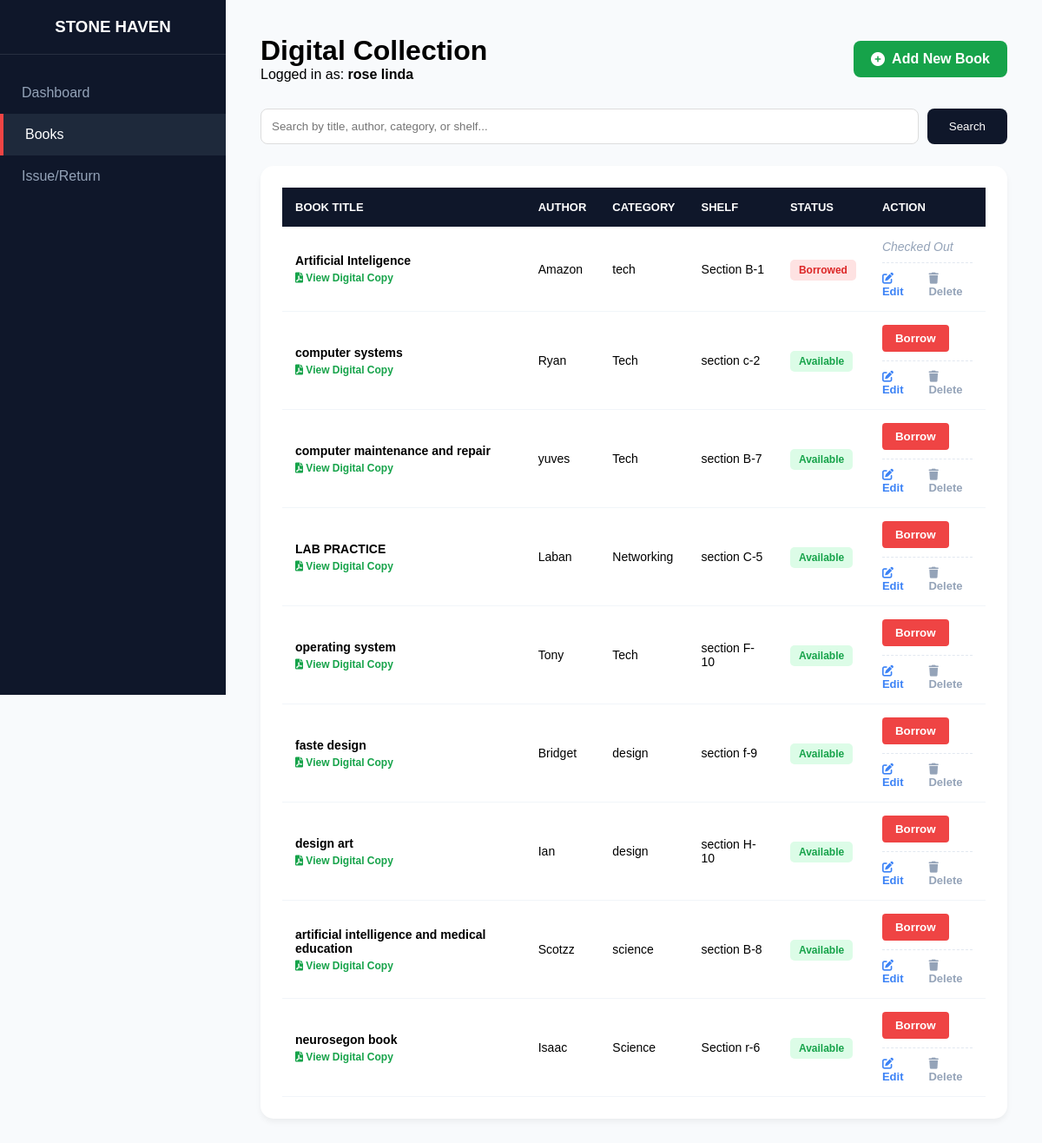
The app's page /books.php (signed in) with its own data.
### tables this page shows
CREATE TABLE `books` (
  `id` int(11) NOT NULL,
  `book_title` varchar(255) NOT NULL,
  `author` varchar(100) DEFAULT NULL,
  `shelf` varchar(50) DEFAULT 'Section A',
  `isbn` varchar(50) DEFAULT NULL,
  `category` varchar(100) DEFAULT NULL,
  `quantity` int(11) DEFAULT 1,
  `created_at` timestamp NOT NULL DEFAULT current_timestamp(),
  `status` varchar(20) DEFAULT 'available',
  `file_path` varchar(255) DEFAULT NULL
);

### books.php (the view, shortened to what this page needs)
<?php
include 'db.php';
$fullname = $_SESSION['fullname'];
$role = $_SESSION['role'];
$search = $_GET['search'] ?? '';
$query = "SELECT id, book_title, author, shelf, category, status, file_path FROM books";
$result = $conn->query($query);
?>
<!DOCTYPE html>
<html lang="en">
<head>
    <link rel="stylesheet" href="https://cdnjs.cloudflare.com/ajax/libs/font-awesome/6.0.0/css/all.min.css">
</head>
<body>
    <nav class="sidebar">
        <div class="sidebar-header"><h3>STONE HAVEN</h3></div>
        <ul class="nav-links">
            <li><a href="dashboard.php">Dashboard</a></li>
            <li><a href="books.php" class="active">Books</a></li>
            <li><a href="borrowings.php">Issue/Return</a></li>
        </ul>
    </nav>
    <main class="main-content">
        <div class="header-section">
            <div>
                <h1>Digital Collection</h1>
                <p>Logged in as: <strong><?php echo htmlspecialchars($fullname); ?></strong></p>
            </div>
            <?php if($role === 'librarian'): ?>
                <a href="add_book.php" class="btn-add">
                    <i class="fas fa-plus-circle"></i> Add New Book
                </a>
            <?php endif; ?>
        </div>
        <form action="books.php" method="GET" class="search-bar">
            <input type="text" name="search" placeholder="Search by title, author, category, or shelf..." value="<?php echo htmlspecialchars($search); ?>">
            <button type="submit">Search</button>
        </form>
        <div class="table-container">
            <table>
                <thead>
                    <tr>
                        <th>Book Title</th>
                        <th>Author</th>
                        <th>Category</th>
                        <th>Shelf</th>
                        <th>Status</th>
                        <th>Action</th>
                    </tr>
                </thead>
                <tbody>
                    <?php if($result->num_rows > 0): ?>
                        <?php while($book = $result->fetch_assoc()): ?>
                        <tr>
                            <td>
                                <strong><?php echo htmlspecialchars($book['book_title'] ?? 'Untitled Book'); ?></strong>
                                <?php if(!empty($book['file_path'])): ?>
                                    <br>
                                    <a href="uploads/books/<?php echo htmlspecialchars($book['file_path']); ?>" target="_blank" class="view-link">
                                        <i class="fas fa-file-pdf"></i> View Digital Copy
                                    </a>
                                <?php endif; ?>
                            </td>
                            <td><?php echo htmlspecialchars($book['author']); ?></td>
                            <td><?php echo htmlspecialchars($book['category']); ?></td>
                            <td><?php echo htmlspecialchars($book['shelf']); ?></td>
                            <td>
                                <span class="badge <?php echo ($book['status'] == 'available') ? 'badge-available' : 'badge-borrowed'; ?>">
                                    <?php echo ucfirst($book['status']); ?>
                                </span>
                            </td>
                            <td>
                                <?php if($book['status'] == 'available'): ?>
                                    <form action="process_borrow.php" method="POST" style="display:inline;">
                                        <button type="submit" style="background:#ef4444; color:white; border:none; padding:8px 15px; border-radius:4px; cursor:pointer; font-weight:600;">Borrow</button>
                                    </form>
                                <?php else: ?>
                                    <span style="color:#94a3b8; font-style:italic;">Checked Out</span>
                                <?php endif; ?>
                                <?php if($role === 'librarian'): ?>
                                    <div class="admin-actions">
                                        <a href="edit_book.php?id=<?php echo $book['id']; ?>" class="btn-edit">
                                            <i class="fas fa-edit"></i> Edit
                                        </a>
                                        <a href="delete_book.php?id=<?php echo $book['id']; ?>" class="btn-delete" onclick="return confirm('Permanently delete this book?')">
                                            <i class="fas fa-trash"></i> Delete
                                        </a>
                                    </div>
                                <?php endif; ?>
                            </td>
                        </tr>
                        <?php endwhile; ?>
                    <?php else: ?>
                        <tr>
                            <td colspan="6" style="text-align:center; padding:30px; color:#64748b;">No books matches your search.</td>
                        </tr>
                    <?php endif; ?>
                </tbody>
            </table>
        </div>
    </main>
</body>
</html>

### books.php (style rules this page uses)
* { margin: 0; padding: 0; box-sizing: border-box; font-family: 'Poppins', sans-serif; }
body { display: flex; min-height: 100vh; background: #f8fafc; }
.sidebar { width: 260px; background: #0f172a; color: white; position: fixed; height: 100vh; padding: 20px 0; }
.sidebar-header { text-align: center; padding-bottom: 20px; border-bottom: 1px solid rgba(255,255,255,0.1); }
.nav-links { list-style: none; margin-top: 20px; }
.nav-links li a { color: #94a3b8; text-decoration: none; display: block; padding: 15px 25px; transition: 0.3s; }
.nav-links li a.active { color: white; background: #1e293b; border-left: 4px solid #ef4444; }
.main-content { margin-left: 260px; flex-grow: 1; padding: 40px; }
.header-section { display: flex; justify-content: space-between; align-items: center; margin-bottom: 30px; }
.btn-add { background: #16a34a; color: white; padding: 12px 20px; border-radius: 8px; text-decoration: none; font-weight: 600; display: flex; align-items: center; gap: 8px; transition: 0.3s; }
.table-container { background: white; padding: 25px; border-radius: 15px; box-shadow: 0 4px 6px rgba(0,0,0,0.05); overflow-x: auto; }
table { width: 100%; border-collapse: collapse; }
th { text-align: left; padding: 15px; background: #0f172a; color: white; font-size: 13px; text-transform: uppercase; }
td { padding: 15px; border-bottom: 1px solid #f1f5f9; font-size: 14px; }
.badge { padding: 5px 10px; border-radius: 5px; font-weight: 600; font-size: 12px; }
.badge-available { background: #dcfce7; color: #16a34a; }
.badge-borrowed { background: #fee2e2; color: #dc2626; }
.admin-actions { display: flex; gap: 15px; margin-top: 10px; padding-top: 10px; border-top: 1px dashed #e2e8f0; }
.btn-edit { color: #3b82f6; text-decoration: none; font-size: 13px; font-weight: 600; }
.btn-delete { color: #94a3b8; text-decoration: none; font-size: 13px; font-weight: 600; }
.search-bar { display: flex; gap: 10px; margin-bottom: 25px; }
.search-bar input { flex-grow: 1; padding: 12px; border-radius: 8px; border: 1px solid #ddd; outline: none; }
.search-bar button { background: #0f172a; color: white; padding: 10px 25px; border-radius: 8px; border: none; cursor: pointer; }
.view-link { color: #16a34a; text-decoration: none; font-weight: 600; font-size: 12px; display: inline-block; margin-top: 5px; }

### records on screen
books: book_title "Artificial Inteligence", author "Amazon", category "tech", shelf "Section B-1", status "Borrowed", shows "Checked Out"
books: book_title "computer systems", author "Ryan", category "Tech", shelf "section c-2", status "Available"
books: book_title "computer maintenance and repair", author "yuves", category "Tech", shelf "section B-7", status "Available"
books: book_title "LAB PRACTICE", author "Laban", category "Networking", shelf "section C-5", status "Available"
books: book_title "operating system", author "Tony", category "Tech", shelf "section F-10", status "Available"
books: book_title "faste design", author "Bridget", category "design", shelf "section f-9", status "Available"
books: book_title "design art", author "Ian", category "design", shelf "section H-10", status "Available"
books: book_title "artificial intelligence and medical education", author "Scotzz", category "science", shelf "section B-8", status "Available"
books: book_title "neurosegon book", author "Isaac", category "Science", shelf "Section r-6", status "Available"

### other values on screen
$fullname "rose linda"
